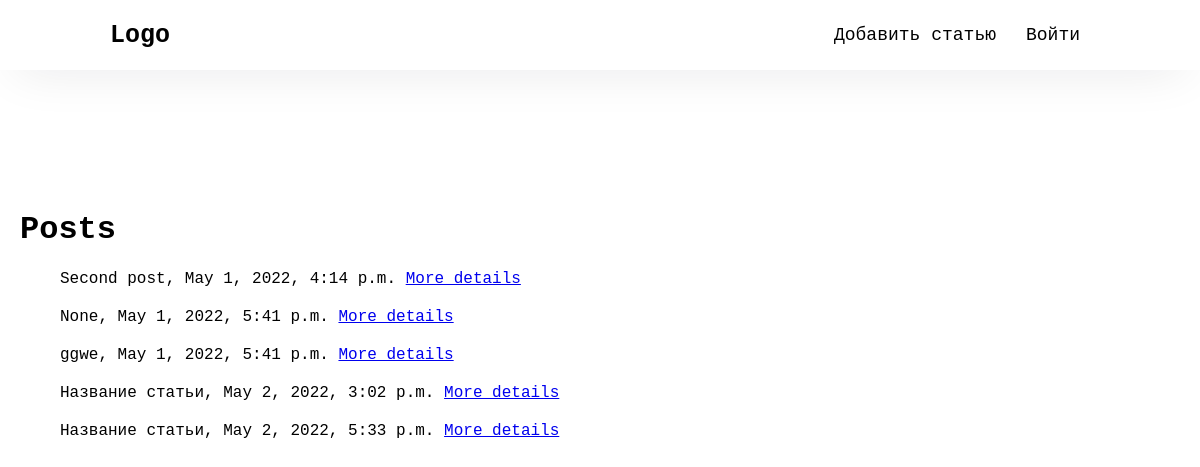
The app's page /posts/, older data.
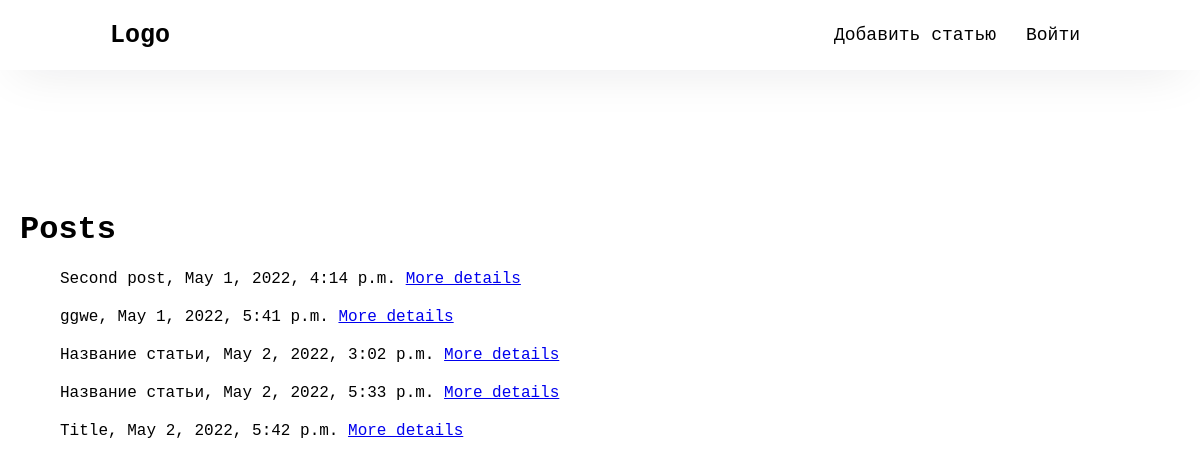
The same page, newer data.
### posts/models.py (models this page shows, shortened)
class Post(models.Model):
    title = models.CharField(max_length=100, default=f'Title')
    content = models.TextField(null=True, blank=True)
    pub_date = models.DateTimeField(default=timezone.now)
    update_time = models.DateTimeField(default=timezone.now)

### posts/views.py (the view)
# urls.py: path('', views.index, name='home'),
def index(request):
    posts = Post.objects.all()
    context = {'posts': posts}
    return render(request, 'posts/index.html', context)

### posts/templates/posts/index.html (shortened to what this page needs)
{% extends "posts/base.html" %}
{%block content%}
    {% if posts %}
        <div class="content-list">
            <h1>Posts</h1>
            <ul>
            {% for post in posts %}
                <li>{{ post.title }}, {{ post.pub_date }} <a href="{% url 'posts:detail' post.id %}">More details</a></li>
            {% endfor %}
            </ul>
        {% else %}
            <p>Post not found</p>
        {% endif %}
        </div>
{% endblock %}

Row changes from the older to the newer data that the page shows:
removed Post: title "None", pub_date "May 1, 2022, 5:41 p.m."
added Post: title "Title", pub_date "May 2, 2022, 5:42 p.m."
